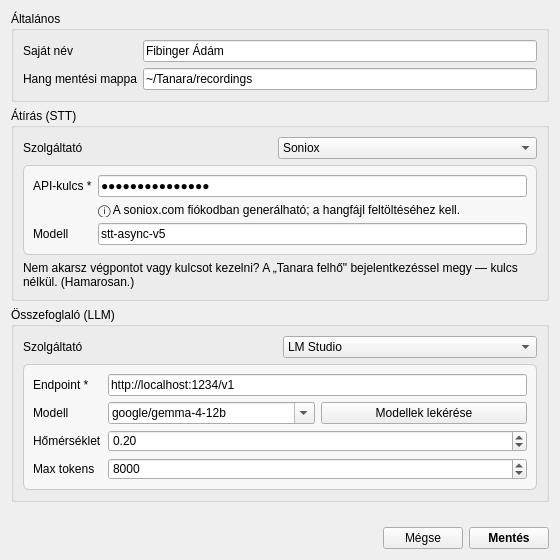
<?xml version="1.0" encoding="UTF-8"?>
<ui version="4.0">
 <class>Settings</class>
 <!--
   Tanara — Beállítások MOCKUP. Provider-leírt (descriptorból renderelt) mezők.
   BYO és hosztolt EGYENRANGÚ a szolgáltató-comboban (a hosztolt NEM előléptetve).
   A kiválasztott provider mezői descriptor szerint változnak; Login-providernél
   a mezők helyén [Bejelentkezés]. CSAK ELŐNÉZET.
 -->
 <widget class="QWidget" name="Settings">
  <property name="geometry"><rect><x>0</x><y>0</y><width>560</width><height>560</height></rect></property>
  <property name="windowTitle"><string>Beállítások</string></property>
  <layout class="QVBoxLayout" name="rootLayout">
   <item>
    <widget class="QGroupBox" name="generalBox">
     <property name="title"><string>Általános</string></property>
     <layout class="QFormLayout" name="generalForm">
      <item row="0" column="0"><widget class="QLabel" name="nameLbl"><property name="text"><string>Saját név</string></property></widget></item>
      <item row="0" column="1"><widget class="QLineEdit" name="nameEdit"><property name="text"><string>Fibinger Ádám</string></property></widget></item>
      <item row="1" column="0"><widget class="QLabel" name="dirLbl"><property name="text"><string>Hang mentési mappa</string></property></widget></item>
      <item row="1" column="1"><widget class="QLineEdit" name="dirEdit"><property name="text"><string>~/Tanara/recordings</string></property></widget></item>
     </layout>
    </widget>
   </item>
   <item>
    <widget class="QGroupBox" name="sttBox">
     <property name="title"><string>Átírás (STT)</string></property>
     <layout class="QVBoxLayout" name="sttLayout">
      <item>
       <layout class="QHBoxLayout" name="sttProviderRow">
        <item><widget class="QLabel" name="sttProvLbl"><property name="text"><string>Szolgáltató</string></property></widget></item>
        <item>
         <widget class="QComboBox" name="sttProvider">
          <item><property name="text"><string>Soniox</string></property></item>
          <item><property name="text"><string>ElevenLabs</string></property></item>
          <item><property name="text"><string>OpenAI-kompatibilis végpont (pl. Whisper)</string></property></item>
          <item><property name="text"><string>Tanara felhő</string></property></item>
         </widget>
        </item>
       </layout>
      </item>
      <item>
       <widget class="QFrame" name="sttFieldsFrame">
        <property name="frameShape"><enum>QFrame::StyledPanel</enum></property>
        <property name="styleSheet"><string>QFrame#sttFieldsFrame { background: palette(alternate-base); border: 1px solid palette(midlight); border-radius: 6px; }</string></property>
        <layout class="QFormLayout" name="sttForm">
         <item row="0" column="0"><widget class="QLabel" name="sttKeyLbl"><property name="text"><string>API-kulcs *</string></property></widget></item>
         <item row="0" column="1"><widget class="QLineEdit" name="sttKey"><property name="echoMode"><enum>QLineEdit::Password</enum></property><property name="text"><string>sk-xxxxxxxxxxxx</string></property></widget></item>
         <item row="1" column="0"><widget class="QLabel" name="sttKeyHelp"><property name="text"><string/></property></widget></item>
         <item row="1" column="1"><widget class="QLabel" name="sttKeyHelpVal"><property name="styleSheet"><string>QLabel { color: palette(text); font-size: 12px; }</string></property><property name="text"><string>ⓘ A soniox.com fiókodban generálható; a hangfájl feltöltéséhez kell.</string></property></widget></item>
         <item row="2" column="0"><widget class="QLabel" name="sttModelLbl"><property name="text"><string>Modell</string></property></widget></item>
         <item row="2" column="1"><widget class="QLineEdit" name="sttModel"><property name="text"><string>stt-async-v5</string></property></widget></item>
        </layout>
       </widget>
      </item>
      <item><widget class="QLabel" name="sttAltHint"><property name="wordWrap"><bool>true</bool></property><property name="styleSheet"><string>QLabel { color: palette(text); font-size: 12px; }</string></property><property name="text"><string>Nem akarsz végpontot vagy kulcsot kezelni? A „Tanara felhő" bejelentkezéssel megy — kulcs nélkül. (Hamarosan.)</string></property></widget></item>
     </layout>
    </widget>
   </item>
   <item>
    <widget class="QGroupBox" name="llmBox">
     <property name="title"><string>Összefoglaló (LLM)</string></property>
     <layout class="QVBoxLayout" name="llmLayout">
      <item>
       <layout class="QHBoxLayout" name="llmProviderRow">
        <item><widget class="QLabel" name="llmProvLbl"><property name="text"><string>Szolgáltató</string></property></widget></item>
        <item>
         <widget class="QComboBox" name="llmProvider">
          <item><property name="text"><string>LM Studio</string></property></item>
          <item><property name="text"><string>Ollama</string></property></item>
          <item><property name="text"><string>OpenAI</string></property></item>
          <item><property name="text"><string>OpenAI-kompatibilis végpont</string></property></item>
          <item><property name="text"><string>MS Foundry</string></property></item>
          <item><property name="text"><string>Tanara felhő</string></property></item>
         </widget>
        </item>
       </layout>
      </item>
      <item>
       <widget class="QFrame" name="llmFieldsFrame">
        <property name="frameShape"><enum>QFrame::StyledPanel</enum></property>
        <property name="styleSheet"><string>QFrame#llmFieldsFrame { background: palette(alternate-base); border: 1px solid palette(midlight); border-radius: 6px; }</string></property>
        <layout class="QFormLayout" name="llmForm">
         <item row="0" column="0"><widget class="QLabel" name="llmUrlLbl"><property name="text"><string>Endpoint *</string></property></widget></item>
         <item row="0" column="1"><widget class="QLineEdit" name="llmUrl"><property name="text"><string>http://localhost:1234/v1</string></property></widget></item>
         <item row="1" column="0"><widget class="QLabel" name="llmModelLbl"><property name="text"><string>Modell</string></property></widget></item>
         <item row="1" column="1">
          <layout class="QHBoxLayout" name="llmModelRow">
           <item><widget class="QComboBox" name="llmModel"><property name="editable"><bool>true</bool></property><item><property name="text"><string>google/gemma-4-12b</string></property></item></widget></item>
           <item><widget class="QPushButton" name="llmFetch"><property name="text"><string>Modellek lekérése</string></property></widget></item>
          </layout>
         </item>
         <item row="2" column="0"><widget class="QLabel" name="llmTempLbl"><property name="text"><string>Hőmérséklet</string></property></widget></item>
         <item row="2" column="1"><widget class="QDoubleSpinBox" name="llmTemp"><property name="value"><double>0.2</double></property><property name="maximum"><double>2.0</double></property><property name="singleStep"><double>0.1</double></property></widget></item>
         <item row="3" column="0"><widget class="QLabel" name="llmMaxLbl"><property name="text"><string>Max tokens</string></property></widget></item>
         <item row="3" column="1"><widget class="QSpinBox" name="llmMax"><property name="maximum"><number>32768</number></property><property name="value"><number>8000</number></property></widget></item>
        </layout>
       </widget>
      </item>
     </layout>
    </widget>
   </item>
   <item><spacer name="vSpacer"><property name="orientation"><enum>Qt::Vertical</enum></property><property name="sizeHint" stdset="0"><size><width>20</width><height>20</height></size></property></spacer></item>
   <item>
    <layout class="QHBoxLayout" name="btnRow">
     <item><spacer name="btnSpacer"><property name="orientation"><enum>Qt::Horizontal</enum></property><property name="sizeHint" stdset="0"><size><width>40</width><height>20</height></size></property></spacer></item>
     <item><widget class="QPushButton" name="cancelBtn"><property name="text"><string>Mégse</string></property></widget></item>
     <item><widget class="QPushButton" name="saveBtn"><property name="styleSheet"><string>QPushButton { font-weight: bold; }</string></property><property name="text"><string>Mentés</string></property></widget></item>
    </layout>
   </item>
  </layout>
 </widget>
 <resources/>
 <connections/>
</ui>
